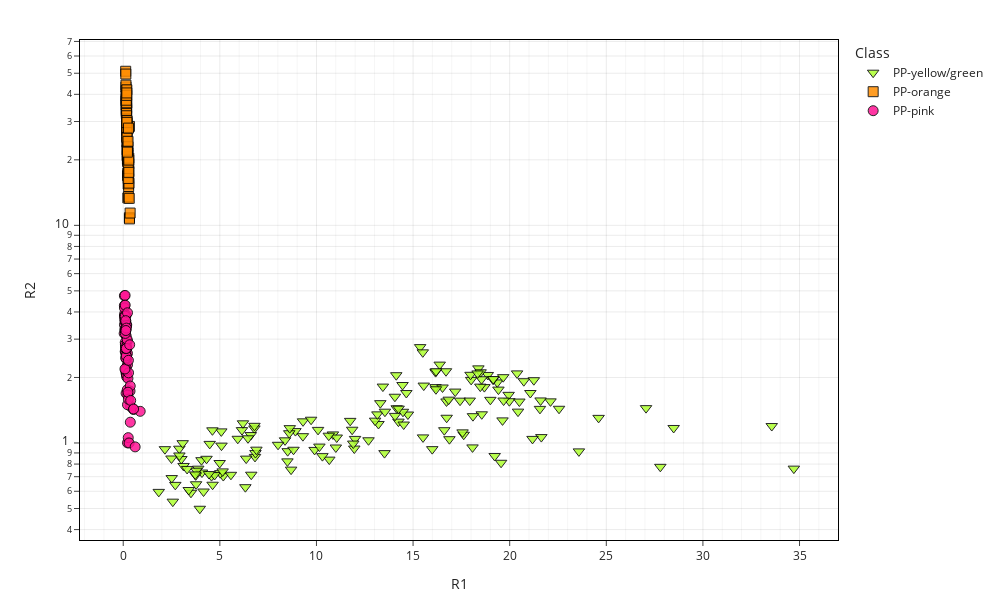

Source (notebook cell):
### Markdown cell above
# Intensity-Ratio Method

### Code cell
# --- Classification for Intensity Ratio Method ---
I0 = np.argwhere(wavelengths >= 614.3)[0][0]    
I1 = np.argwhere(wavelengths >= 495.8)[0][0]
I2 = np.argwhere(wavelengths >= 580.1)[0][0]
I3 = np.argwhere(wavelengths >= 466.9)[0][0]

# Apply Intensity Ratio transformation to data
X_minmax = min_max_norm(X, wavelengths, laser_end)
X_int = intensity_ratio_transform(X_minmax, I0, I1, I2, I3)
X_int = pd.DataFrame(X_int, index=X.index, columns=['R1', 'R2'])

scatter_plot(X_int, 'R1', 'R2', symbol_map, color_dict, markersize=markersize, alpha=alpha_pts, y_log=True)

### Figure 1 — Plotly figure (JSON) as saved in the notebook; plotly's stock layout.template omitted (floating-point values rounded to 4 significant figures; data arrays with more than 128 entries replaced by an {"elided": "..."} marker saying what was removed)
{"data": [{"hovertemplate": "<b>%{hovertext}</b><br><br>class=PP-yellow/green<br>R1=%{x}<br>R2=%{y}<extra></extra>", "hovertext": {"elided": "160 str values"}, "legendgroup": "1", "marker": {"color": "greenyellow", "line": {"color": "black", "width": 1}, "opacity": 0.85, "size": 10, "symbol": "triangle-down"}, "mode": "markers", "name": "PP-yellow/green", "orientation": "v", "showlegend": true, "type": "scatter", "x": {"elided": "160 float values"}, "xaxis": "x", "y": {"elided": "160 float values"}, "yaxis": "y"}, {"hovertemplate": "<b>%{hovertext}</b><br><br>class=PP-orange<br>R1=%{x}<br>R2=%{y}<extra></extra>", "hovertext": ["PP-orange_001", "PP-orange_002", "PP-orange_003", "PP-orange_004", "PP-orange_005", "PP-orange_006", "PP-orange_007", "PP-orange_008", "PP-orange_009", "PP-orange_010", "PP-orange_011", "PP-orange_012", "PP-orange_013", "PP-orange_014", "PP-orange_015", "PP-orange_016", "PP-orange_017", "PP-orange_018", "PP-orange_019", "PP-orange_020", "PP-orange_021", "PP-orange_022", "PP-orange_023", "PP-orange_024", "PP-orange_025", "PP-orange_026", "PP-orange_027", "PP-orange_028", "PP-orange_029", "PP-orange_030", "PP-orange_031", "PP-orange_032", "PP-orange_033", "PP-orange_034", "PP-orange_035", "PP-orange_036", "PP-orange_037", "PP-orange_038", "PP-orange_039", "PP-orange_040", "PP-orange_041", "PP-orange_042", "PP-orange_043", "PP-orange_044", "PP-orange_045", "PP-orange_046", "PP-orange_047", "PP-orange_048", "PP-orange_049", "PP-orange_050", "PP-orange_001", "PP-orange_002", "PP-orange_003", "PP-orange_004", "PP-orange_005", "PP-orange_006", "PP-orange_007", "PP-orange_008", "PP-orange_009", "PP-orange_010", "PP-orange_011", "PP-orange_012", "PP-orange_013", "PP-orange_014", "PP-orange_015", "PP-orange_016", "PP-orange_017", "PP-orange_018", "PP-orange_019", "PP-orange_020", "PP-orange_021", "PP-orange_022", "PP-orange_023", "PP-orange_024", "PP-orange_025", "PP-orange_026", "PP-orange_027", "PP-orange_028", "PP-orange_029", "PP-orange_030"], "legendgroup": "1", "marker": {"color": "darkorange", "line": {"color": "black", "width": 1}, "opacity": 0.85, "size": 10, "symbol": "square"}, "mode": "markers", "name": "PP-orange", "orientation": "v", "showlegend": true, "type": "scatter", "x": [0.1413, 0.1271, 0.1483, 0.1732, 0.1344, 0.1591, 0.16, 0.1714, 0.1741, 0.1444, 0.1511, 0.1809, 0.1586, 0.1725, 0.1627, 0.1766, 0.1795, 0.1918, 0.1978, 0.1812, 0.1992, 0.1728, 0.2042, 0.2061, 0.217, 0.2287, 0.2215, 0.2634, 0.2262, 0.2367, 0.2523, 0.2458, 0.2193, 0.2871, 0.2757, 0.24, 0.253, 0.2802, 0.3178, 0.2644, 0.2555, 0.27, 0.2808, 0.2655, 0.2855, 0.2605, 0.3235, 0.2962, 0.3109, 0.3566, 0.142, 0.1526, 0.1556, 0.1625, 0.1698, 0.3221, 0.1634, 0.1761, 0.1824, 0.1735, 0.1609, 0.1865, 0.1787, 0.1868, 0.1891, 0.1916, 0.1967, 0.1934, 0.185, 0.191, 0.2471, 0.2449, 0.2881, 0.2219, 0.2857, 0.2483, 0.2727, 0.2164, 0.257, 0.2889], "xaxis": "x", "y": [43.21, 51.06, 39.38, 34.69, 49.56, 37.61, 32.59, 34.3, 33.86, 37.24, 35.71, 27.31, 33.64, 25.61, 33.25, 29.71, 28.35, 24.14, 22.24, 28.09, 20.9, 32.34, 23.22, 27.21, 20.12, 20.27, 19.66, 16.93, 16.92, 21.03, 20.16, 17.37, 20.45, 19.21, 15.47, 13.36, 17.4, 16.39, 10.84, 17.1, 15.48, 16.82, 15.08, 13.55, 17.71, 18.12, 10.71, 15.63, 13.31, 11.39, 44.1, 41.61, 38.04, 34.1, 34.35, 28.49, 36.5, 31.89, 36.4, 36.56, 37.58, 41.99, 39.56, 30.22, 29.42, 28.19, 25.2, 30.29, 40.6, 29.72, 21.58, 22.98, 20.36, 22.06, 19.94, 24.32, 27.98, 21.7, 16.43, 17.52], "yaxis": "y"}, {"hovertemplate": "<b>%{hovertext}</b><br><br>class=PP-pink<br>R1=%{x}<br>R2=%{y}<extra></extra>", "hovertext": ["PP-pink_001", "PP-pink_002", "PP-pink_003", "PP-pink_004", "PP-pink_005", "PP-pink_006", "PP-pink_007", "PP-pink_008", "PP-pink_009", "PP-pink_010", "PP-pink_011", "PP-pink_012", "PP-pink_013", "PP-pink_014", "PP-pink_015", "PP-pink_016", "PP-pink_017", "PP-pink_018", "PP-pink_019", "PP-pink_020", "PP-pink_021", "PP-pink_022", "PP-pink_023", "PP-pink_024", "PP-pink_025", "PP-pink_026", "PP-pink_027", "PP-pink_028", "PP-pink_029", "PP-pink_030", "PP-pink_031", "PP-pink_032", "PP-pink_033", "PP-pink_034", "PP-pink_035", "PP-pink_036", "PP-pink_037", "PP-pink_038", "PP-pink_039", "PP-pink_040", "PP-pink_041", "PP-pink_042", "PP-pink_043", "PP-pink_044", "PP-pink_045", "PP-pink_046", "PP-pink_047", "PP-pink_048", "PP-pink_049", "PP-pink_050", "PP-pink_001", "PP-pink_002", "PP-pink_003", "PP-pink_004", "PP-pink_005", "PP-pink_006", "PP-pink_007", "PP-pink_008", "PP-pink_009", "PP-pink_010", "PP-pink_011", "PP-pink_012", "PP-pink_013", "PP-pink_014", "PP-pink_015", "PP-pink_016", "PP-pink_017", "PP-pink_018", "PP-pink_019", "PP-pink_020", "PP-pink_021", "PP-pink_022", "PP-pink_023", "PP-pink_024", "PP-pink_025", "PP-pink_026", "PP-pink_027", "PP-pink_028", "PP-pink_029", "PP-pink_030"], "legendgroup": "1", "marker": {"color": "deeppink", "line": {"color": "black", "width": 1}, "opacity": 0.85, "size": 10, "symbol": "circle"}, "mode": "markers", "name": "PP-pink", "orientation": "v", "showlegend": true, "type": "scatter", "x": [0.0591, 0.05975, 0.07487, 0.0631, 0.08156, 0.1076, 0.1204, 0.1305, 0.09707, 0.2182, 0.221, 0.1767, 0.1313, 0.1483, 0.143, 0.1815, 0.1454, 0.1016, 0.1657, 0.1777, 0.1807, 0.3802, 0.124, 0.1521, 0.3515, 0.2081, 0.1456, 0.2436, 0.1327, 0.2204, 0.2757, 0.3617, 0.04737, 0.2373, 0.2212, 0.5291, 0.2678, 0.1232, 0.08991, 0.259, 0.2454, 0.127, 0.386, 0.3658, 0.8777, 0.5355, 0.3037, 0.09864, 0.6164, 0.1528, 0.07524, 0.06714, 0.06301, 0.1008, 0.1013, 0.1483, 0.1027, 0.1241, 0.1729, 0.08812, 0.09257, 0.1125, 0.1215, 0.1301, 0.1018, 0.1582, 0.221, 0.2685, 0.1671, 0.2167, 0.1677, 0.1288, 0.2003, 0.1294, 0.1263, 0.1067, 0.1634, 0.1623, 0.3333, 0.1387], "xaxis": "x", "y": [4.743, 4.284, 3.682, 3.491, 3.812, 3.584, 3.315, 3.632, 4.765, 2.58, 2.286, 2.014, 2.591, 1.692, 2.1, 2.44, 2.443, 2.631, 2.075, 2.054, 3.488, 1.474, 2.752, 3.108, 1.731, 1.756, 2.212, 1.981, 2.155, 1.498, 2.1, 1.828, 3.187, 1.66, 1.001, 1.425, 1.59, 3.296, 3.871, 1.058, 1.711, 2.658, 1.568, 1.246, 1.398, 1.433, 1, 3.334, 0.9596, 2.514, 3.925, 3.825, 4.175, 3.281, 4.3, 3.859, 2.9, 2.784, 2.707, 2.188, 3.332, 2.835, 3.297, 2.461, 3.822, 2.513, 3.965, 2.398, 3.461, 2.946, 2.778, 3.301, 2.99, 3.649, 2.716, 3.188, 3.373, 2.719, 2.827, 3.286], "yaxis": "y"}], "layout": {"height": 600, "legend": {"itemclick": "toggle", "title": {"text": "Class"}}, "margin": {"b": 60, "l": 80, "r": 40, "t": 40}, "width": 1000, "xaxis": {"gridcolor": "rgba(0,0,0,0.08)", "linecolor": "black", "linewidth": 1, "minor": {"dtick": 1, "gridcolor": "rgba(0,0,0,0.04)", "showgrid": true}, "mirror": true, "showgrid": true, "showline": true, "ticks": "outside", "title": {"text": "R1"}}, "yaxis": {"gridcolor": "rgba(0,0,0,0.08)", "linecolor": "black", "linewidth": 1, "minor": {"gridcolor": "rgba(0,0,0,0.04)", "showgrid": true}, "mirror": true, "showgrid": true, "showline": true, "title": {"text": "R2"}, "type": "log"}}}
